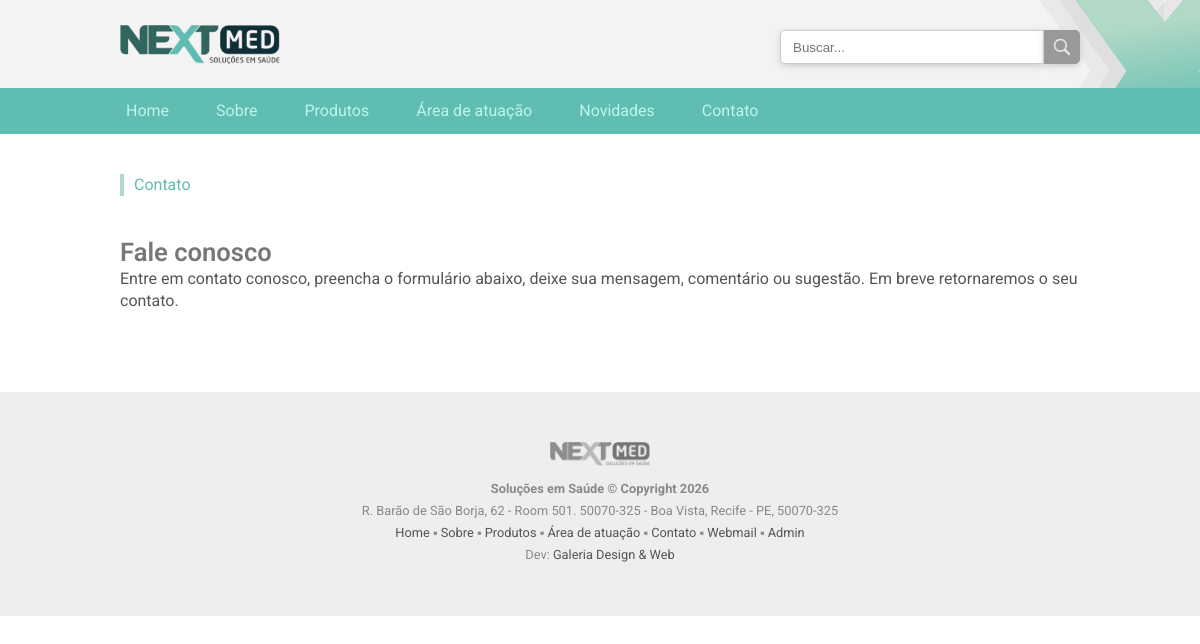
The app's page /contato with its own data.
### tables this page shows
CREATE TABLE `tb_conteudo` (
  `id` int(5) NOT NULL,
  `pagina` varchar(25) NOT NULL,
  `titulo` varchar(50) DEFAULT NULL,
  `texto` longtext DEFAULT NULL,
  `plus` text NOT NULL,
  `tipo` int(2) DEFAULT NULL
);

### pages/contato.php (the view, shortened to what this page needs)
<?php
include($_SERVER['DOCUMENT_ROOT'] . '/next/controlg/config/conecta.php');
$sql = "SELECT * FROM tb_conteudo WHERE tipo ='4' LIMIT 1 ";
$res = mysqli_query($conexao, $sql);
while ($row = mysqli_fetch_array($res)) {
  $pagina = $row['pagina'];
  $titulo = $row['titulo'];
  $texto = $row['texto'];
}
?>
<section>
  <div class="label-page">
    <h3><?php echo $pagina; ?></h3>
  </div>
  <h1 class="title-page">
    <?php echo $titulo; ?>
  </h1>
  <p class="text-page">
    <?php echo $texto; ?>
  </p>
</section>

### public/css/global.css (style rules this page uses)
html, body, div, span, applet, object, iframe, h1, h2, h3, h4, h5, h6, p, blockquote, pre, a, abbr, acronym, address, big, cite, code, del, dfn, em, img, ins, kbd, q, s, samp, small, strike, b, sub, sup, tt, var, b, u, i, center, dl, dt, dd, ol, ul, li, fieldset, form, label, legend, table, caption, tbody, tfoot, thead, tr, th, td, article, aside, canvas, details, embed, figure, figcaption, footer, header, hgroup, menu, nav, output, ruby, section, summary, time, mark, audio, video { margin: 0; padding: 0; border: 0; font-size: 100%; font: inherit; vertical-align: baseline; }
article, aside, details, figcaption, figure, footer, header, hgroup, menu, nav, section { display: block; }
body { line-height: 22px; font-family: "Roboto", sans-serif; color: #555; }
h3 { font-size: 1rem; }
h1 { font-size: 1.6rem; font-weight: 600; }
.label-page { border: 0 solid blue; margin: 40px 0; }
.label-page h3 { color: #5fbcb0; border-left: 4px solid #b2d9c6; padding-left: 10px; }
.title-page { color: #777; border: 0 solid green; line-height: 32px; }
.text-page { border: 0 solid blue; color: #555; display: inline-block; }

### records on screen
tb_conteudo: pagina "Contato", titulo "Fale conosco", texto "Entre em contato conosco, preencha o formulário abaixo, deixe sua mensagem, comentário ou sugestão. Em breve retornaremos o seu contato."
